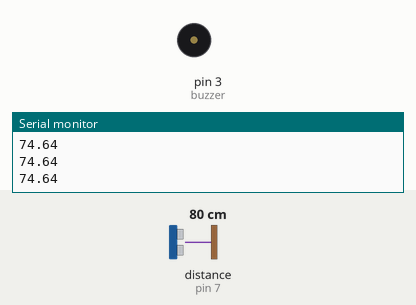
This sketch was run on a simulated Arduino Uno, built with avr-gcc and run on an emulated ATmega328P. Parts: buzzer (waves = sounding, pin HIGH), the last lines printed to the serial monitor. Wiring (inferred from the names in the program): ultrasonic range finder: trigger pin 6; echo pin 7. The inputs (shaded band) are chosen by the test bench; at power-on: distance to the obstacle (sensor on pin 7) 80 cm. The echo pulse lasts 58.3 µs per cm; pins used as bus, display or sensor lines are not drawn.

Above: at 1.2 s.
1.3 s: distance to the obstacle (sensor on pin 7) set to 13 cm
2.8 s: distance to the obstacle (sensor on pin 7) set to 10 cm
At 3.5 s:
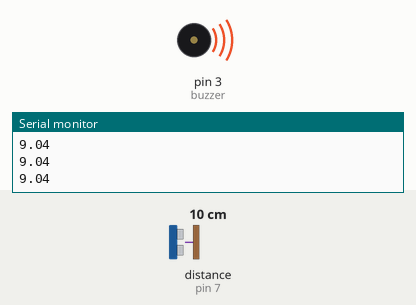
4.3 s: distance to the obstacle (sensor on pin 7) set to 18 cm
At 4.6 s:
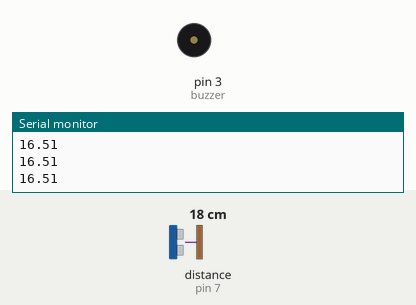
5.8 s: distance to the obstacle (sensor on pin 7) set to 2 cm
At 6.9 s:
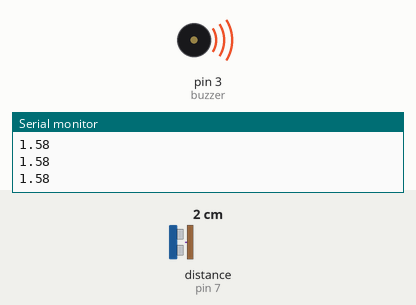
Timing chart, 0 to 8.3 s (numbered marks = the images above; inputs shaded):
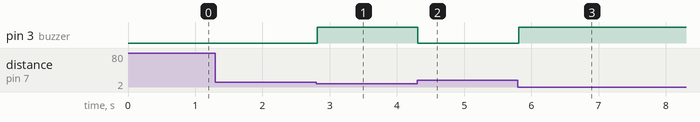

Measured:
- the behaviour switches between 12 and 11 cm on distance to the obstacle (sensor on pin 7) (found by bisection; images 0 and 1)
- after the input at 2.8 s, pin 3 (buzzer): LOW → HIGH at once
- after the input at 4.3 s, pin 3 (buzzer): HIGH → LOW at once
- after the input at 5.8 s, pin 3 (buzzer): LOW → HIGH at once

The sketch:

UltrasonicBuzzer.ino
```cpp
int trig = 6;
int echo = 7;
int buzzer = 3;
int time;
float distance;
void setup() {

  pinMode(trig, OUTPUT);
  pinMode(echo, INPUT);
  pinMode(buzzer, OUTPUT);
  Serial.begin(9600);
}

void loop() {

  digitalWrite(trig, LOW);
  delayMicroseconds(10);
  digitalWrite(trig, HIGH);
  delayMicroseconds(10);
  digitalWrite(trig, LOW);
  time = pulseIn(echo, HIGH);
  distance = 0.032*time/2;
  Serial.println(distance);
  if(distance<10)
  {
    digitalWrite(buzzer, HIGH);
  }
  else
  {
    digitalWrite(buzzer, LOW);
  }

}
```
